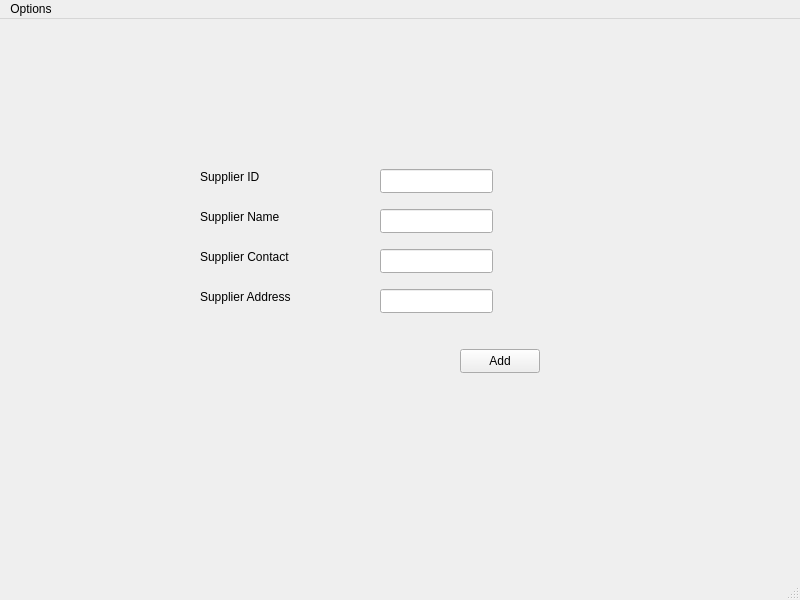
<?xml version="1.0" encoding="UTF-8"?>
<ui version="4.0">
 <class>MainWindow</class>
 <widget class="QMainWindow" name="MainWindow">
  <property name="geometry">
   <rect>
    <x>0</x>
    <y>0</y>
    <width>800</width>
    <height>600</height>
   </rect>
  </property>
  <property name="windowTitle">
   <string>MainWindow</string>
  </property>
  <widget class="QWidget" name="centralwidget">
   <widget class="QLineEdit" name="lineEdit">
    <property name="geometry">
     <rect>
      <x>380</x>
      <y>150</y>
      <width>113</width>
      <height>24</height>
     </rect>
    </property>
   </widget>
   <widget class="QLabel" name="label">
    <property name="geometry">
     <rect>
      <x>200</x>
      <y>150</y>
      <width>131</width>
      <height>16</height>
     </rect>
    </property>
    <property name="text">
     <string>Supplier ID</string>
    </property>
   </widget>
   <widget class="QLineEdit" name="lineEdit_2">
    <property name="geometry">
     <rect>
      <x>380</x>
      <y>190</y>
      <width>113</width>
      <height>24</height>
     </rect>
    </property>
   </widget>
   <widget class="QLabel" name="label_2">
    <property name="geometry">
     <rect>
      <x>200</x>
      <y>190</y>
      <width>131</width>
      <height>16</height>
     </rect>
    </property>
    <property name="text">
     <string>Supplier Name</string>
    </property>
   </widget>
   <widget class="QLineEdit" name="lineEdit_3">
    <property name="geometry">
     <rect>
      <x>380</x>
      <y>230</y>
      <width>113</width>
      <height>24</height>
     </rect>
    </property>
   </widget>
   <widget class="QLabel" name="label_3">
    <property name="geometry">
     <rect>
      <x>200</x>
      <y>230</y>
      <width>131</width>
      <height>16</height>
     </rect>
    </property>
    <property name="text">
     <string>Supplier Contact</string>
    </property>
   </widget>
   <widget class="QLabel" name="label_4">
    <property name="geometry">
     <rect>
      <x>200</x>
      <y>270</y>
      <width>131</width>
      <height>16</height>
     </rect>
    </property>
    <property name="text">
     <string>Supplier Address</string>
    </property>
   </widget>
   <widget class="QLineEdit" name="lineEdit_4">
    <property name="geometry">
     <rect>
      <x>380</x>
      <y>270</y>
      <width>113</width>
      <height>24</height>
     </rect>
    </property>
   </widget>
   <widget class="QPushButton" name="pushButton">
    <property name="geometry">
     <rect>
      <x>460</x>
      <y>330</y>
      <width>80</width>
      <height>24</height>
     </rect>
    </property>
    <property name="text">
     <string>Add</string>
    </property>
   </widget>
  </widget>
  <widget class="QMenuBar" name="menubar">
   <property name="geometry">
    <rect>
     <x>0</x>
     <y>0</y>
     <width>800</width>
     <height>21</height>
    </rect>
   </property>
   <widget class="QMenu" name="menuOptions">
    <property name="title">
     <string>Options</string>
    </property>
    <addaction name="actionAdd_order"/>
    <addaction name="actionadd"/>
   </widget>
   <addaction name="menuOptions"/>
  </widget>
  <widget class="QStatusBar" name="statusbar"/>
  <action name="actionAdd_order">
   <property name="text">
    <string>Add order</string>
   </property>
  </action>
  <action name="actionadd">
   <property name="text">
    <string>add</string>
   </property>
  </action>
 </widget>
 <resources/>
 <connections/>
</ui>
